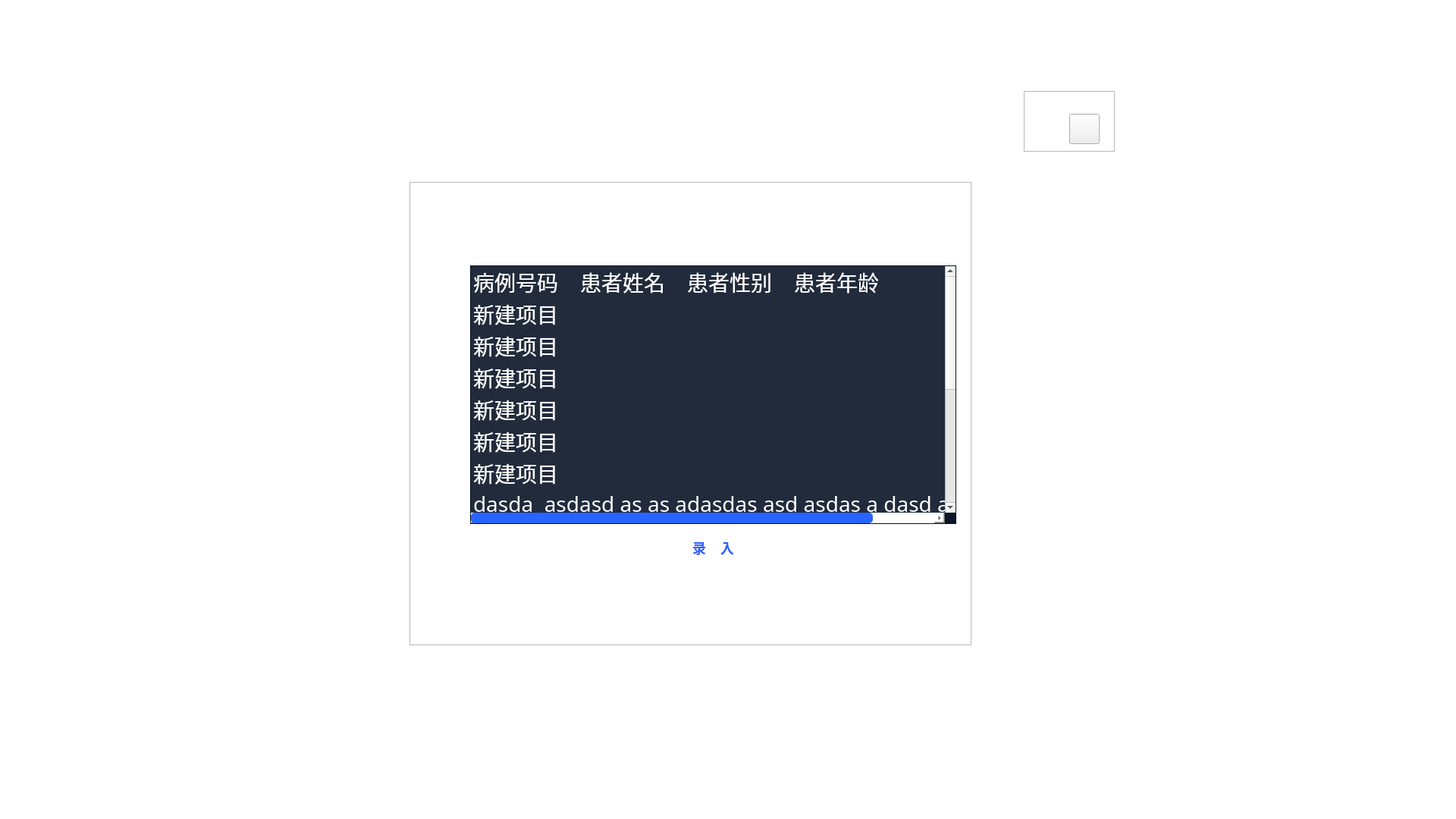
<?xml version="1.0" encoding="UTF-8"?>
<ui version="4.0">
 <class>select_UI</class>
 <widget class="QMainWindow" name="select_UI">
  <property name="geometry">
   <rect>
    <x>0</x>
    <y>0</y>
    <width>1920</width>
    <height>1080</height>
   </rect>
  </property>
  <property name="minimumSize">
   <size>
    <width>1920</width>
    <height>1080</height>
   </size>
  </property>
  <property name="maximumSize">
   <size>
    <width>1920</width>
    <height>1080</height>
   </size>
  </property>
  <property name="windowTitle">
   <string>MainWindow</string>
  </property>
  <property name="styleSheet">
   <string notr="true">QMainWindow{background: rgba(255, 255, 255,0)}
QListWiget QScrollBar:vertical{  
            border-radius:5px;
			min-width: 15px;
			max-width: 15px;
            background-color:rgb(255,255,255);
}
</string>
  </property>
  <widget class="QWidget" name="centralwidget">
   <widget class="QFrame" name="frame">
    <property name="geometry">
     <rect>
      <x>540</x>
      <y>240</y>
      <width>741</width>
      <height>611</height>
     </rect>
    </property>
    <property name="styleSheet">
     <string notr="true">QScrollBar:horizontal{  
            
            background-color:rgb(255,255,255);
}
 QScrollBar::handle:horizontal {
        border-radius: 5px;
        min-height: 50px;
        max-height: 50px;
        background: rgb(40, 100, 255);
    }
    
    QScrollBar::handle:horizontal:hover {
        background: rgba(40, 100, 255, 80%);
    }
 QScrollBar::handle:vertical {
        border-radius: 5px;
        min-width: 30px;
        max-width: 30px;
        background: rgb(40, 100, 255);

    }
    
    QScrollBar::handle:vertical:hover {
        background: rgba(40, 100, 255, 80%);
    }
 QListWidget::item {
                text-align: center; /* 文本居中对齐 */
            }
QListWiget QScrollBar:vertical{  
            border-radius:5px;
			min-width: 15px;
			max-width: 15px;

}</string>
    </property>
    <property name="frameShape">
     <enum>QFrame::StyledPanel</enum>
    </property>
    <property name="frameShadow">
     <enum>QFrame::Raised</enum>
    </property>
    <widget class="QLabel" name="label">
     <property name="geometry">
      <rect>
       <x>270</x>
       <y>0</y>
       <width>330</width>
       <height>45</height>
      </rect>
     </property>
     <property name="styleSheet">
      <string notr="true">max-width: 330px;
max-height: 45px;
min-width: 330px;
min-height: 45px;
font-family: PingFangSC, PingFang SC;
font-weight: 500;
font-size: 32px;
color: #FFFFFF;
line-height: 45px;
text-align: left;
font-style: normal;
font-family: PingFangSC, PingFang SC;
font-weight: 500;
font-size: 32px;
color: #FFFFFF;
line-height: 45px;
text-align: left;
font-style: normal;</string>
     </property>
     <property name="text">
      <string>请选择对应的病人</string>
     </property>
    </widget>
    <widget class="QPushButton" name="pushButton_2">
     <property name="geometry">
      <rect>
       <x>80</x>
       <y>460</y>
       <width>641</width>
       <height>45</height>
      </rect>
     </property>
     <property name="styleSheet">
      <string notr="true">
QPushButton {
    width: 136px;
    height: 44px;
    background: rgba(255, 255, 255, 230);
    border-radius: 8px;
}

QPushButton{
    width: 72px;
    height: 25px;
    font-family: PingFangSC, PingFang SC;
    font-weight: 500;
    font-size: 18px;
    color: rgba(48, 96, 255, 255);
    line-height: 25px;
    text-align: center;
    font-style: normal;
}
QPushButton:hover {
margin: 1px 0 0 1px; /* 向左下角移动1像素 */
}
QPushButton:pressed {
margin: 2px 0 0 2px; /* 向左下角移动2像素 */
}
</string>
     </property>
     <property name="text">
      <string>录    入</string>
     </property>
    </widget>
    <widget class="QListWidget" name="listWidget">
     <property name="geometry">
      <rect>
       <x>80</x>
       <y>110</y>
       <width>641</width>
       <height>341</height>
      </rect>
     </property>
     <property name="styleSheet">
      <string notr="true">background-color: rgba(9, 20, 39, 230);
font-family: PingFangSC, PingFang SC;
font-weight: 400;
font-size: 28px;
color: rgb(255, 255, 255);
line-height: 40px;
text-align: center;
font-style: normal;
</string>
     </property>
     <item>
      <property name="text">
       <string>病例号码    患者姓名    患者性别    患者年龄</string>
      </property>
     </item>
     <item>
      <property name="text">
       <string>新建项目</string>
      </property>
     </item>
     <item>
      <property name="text">
       <string>新建项目</string>
      </property>
     </item>
     <item>
      <property name="text">
       <string>新建项目</string>
      </property>
     </item>
     <item>
      <property name="text">
       <string>新建项目</string>
      </property>
     </item>
     <item>
      <property name="text">
       <string>新建项目</string>
      </property>
     </item>
     <item>
      <property name="text">
       <string>新建项目</string>
      </property>
     </item>
     <item>
      <property name="text">
       <string>dasda  asdasd as as adasdas asd asdas a dasd asdafa a </string>
      </property>
     </item>
     <item>
      <property name="text">
       <string>新建项目</string>
      </property>
     </item>
     <item>
      <property name="text">
       <string>新建项目</string>
      </property>
     </item>
     <item>
      <property name="text">
       <string>新建项目</string>
      </property>
     </item>
     <item>
      <property name="text">
       <string>新建项目</string>
      </property>
     </item>
     <item>
      <property name="text">
       <string>新建项目</string>
      </property>
     </item>
     <item>
      <property name="text">
       <string>新建项目</string>
      </property>
     </item>
    </widget>
   </widget>
   <widget class="QListView" name="listView">
    <property name="geometry">
     <rect>
      <x>490</x>
      <y>190</y>
      <width>898</width>
      <height>639</height>
     </rect>
    </property>
    <property name="styleSheet">
     <string notr="true">background-image: url(:多功能智能查房系统/window.png);
border:none</string>
    </property>
   </widget>
   <widget class="QFrame" name="frame_2">
    <property name="geometry">
     <rect>
      <x>1350</x>
      <y>120</y>
      <width>120</width>
      <height>80</height>
     </rect>
    </property>
    <property name="styleSheet">
     <string notr="true">
QPushButton:hover {
margin: 1px 0 0 1px; /* 向左下角移动1像素 */
}
QPushButton:pressed {
margin: 2px 0 0 2px; /* 向左下角移动2像素 */
}</string>
    </property>
    <property name="frameShape">
     <enum>QFrame::StyledPanel</enum>
    </property>
    <property name="frameShadow">
     <enum>QFrame::Raised</enum>
    </property>
    <widget class="QPushButton" name="pushButton">
     <property name="geometry">
      <rect>
       <x>60</x>
       <y>30</y>
       <width>40</width>
       <height>40</height>
      </rect>
     </property>
     <property name="minimumSize">
      <size>
       <width>40</width>
       <height>40</height>
      </size>
     </property>
     <property name="maximumSize">
      <size>
       <width>40</width>
       <height>40</height>
      </size>
     </property>
     <property name="styleSheet">
      <string notr="true">border-image: url(:多功能智能查房系统/叉.png);
</string>
     </property>
     <property name="text">
      <string/>
     </property>
    </widget>
   </widget>
   <zorder>listView</zorder>
   <zorder>frame</zorder>
   <zorder>frame_2</zorder>
  </widget>
 </widget>
 <resources>
  <include location="多功能智能查房系统/yihu.qrc"/>
 </resources>
 <connections>
  <connection>
   <sender>pushButton</sender>
   <signal>clicked()</signal>
   <receiver>select_UI</receiver>
   <slot>close()</slot>
   <hints>
    <hint type="sourcelabel">
     <x>1431</x>
     <y>171</y>
    </hint>
    <hint type="destinationlabel">
     <x>1448</x>
     <y>302</y>
    </hint>
   </hints>
  </connection>
  <connection>
   <sender>pushButton_2</sender>
   <signal>clicked()</signal>
   <receiver>select_UI</receiver>
   <slot>close()</slot>
   <hints>
    <hint type="sourcelabel">
     <x>784</x>
     <y>721</y>
    </hint>
    <hint type="destinationlabel">
     <x>1109</x>
     <y>910</y>
    </hint>
   </hints>
  </connection>
 </connections>
</ui>
